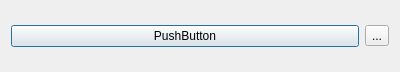
<?xml version="1.0" encoding="UTF-8"?>
<ui version="4.0">
 <class>Dialog</class>
 <widget class="QDialog" name="Dialog">
  <property name="geometry">
   <rect>
    <x>0</x>
    <y>0</y>
    <width>400</width>
    <height>72</height>
   </rect>
  </property>
  <property name="windowTitle">
   <string>Dialog</string>
  </property>
  <layout class="QVBoxLayout" name="verticalLayout">
   <item>
    <layout class="QHBoxLayout" name="horizontalLayout">
     <item>
      <widget class="QPushButton" name="pushButton">
       <property name="text">
        <string>PushButton</string>
       </property>
      </widget>
     </item>
     <item>
      <widget class="QToolButton" name="toolButton">
       <property name="text">
        <string>...</string>
       </property>
      </widget>
     </item>
    </layout>
   </item>
  </layout>
 </widget>
 <resources/>
 <connections>
  <connection>
   <sender>pushButton</sender>
   <signal>clicked()</signal>
   <receiver>Dialog</receiver>
   <slot>accept()</slot>
   <hints>
    <hint type="sourcelabel">
     <x>257</x>
     <y>44</y>
    </hint>
    <hint type="destinationlabel">
     <x>261</x>
     <y>57</y>
    </hint>
   </hints>
  </connection>
 </connections>
 <slots>
  <signal>signal1()</signal>
  <slot>slot1()</slot>
 </slots>
</ui>
